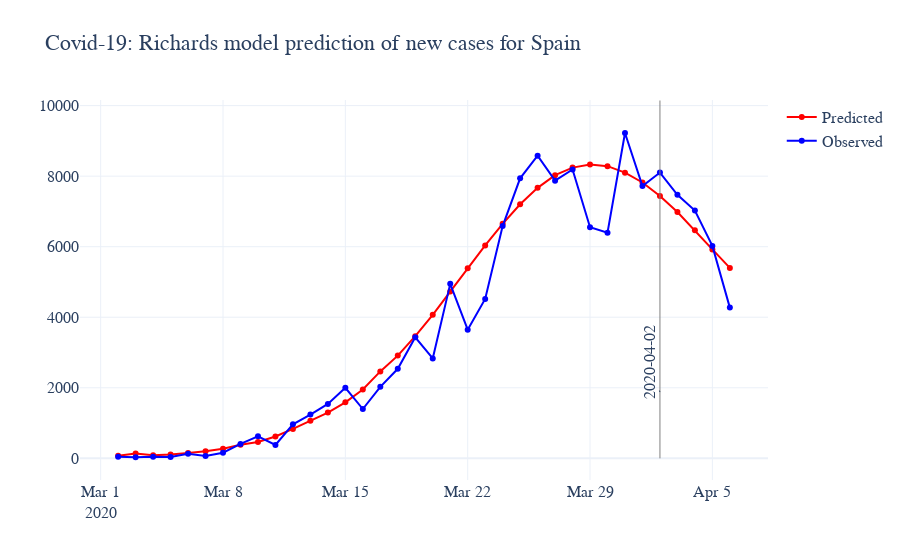

Notebook cell for this chart:
### Code cell
# Plot incidence of new cases
ymax_limit = max(df.new_cases.max(),df.new_cases.max())*1.10
yref_ycoord = min(df.new_cases.median(),df.new_cases.median())*0.6
date_max_plot = '2020-04-02' #str(df.date.values[len(df.dropna().acumulado.values)-1])[:10] # default value
fig = go.Figure(layout={'title': 'Covid-19: Richards model prediction of new cases for Spain',
                        'font': {'family': 'Courier', 'size': 16}})
fig.add_trace(go.Scatter(x=df.date, y=df.new_cases_pred, 
                         fill=None, mode='markers+lines', line_color='red', name="Predicted"))
fig.add_trace(go.Scatter(x=df.date, y=df.new_cases, 
                         fill=None, mode='markers+lines', line_color='blue', name="Observed"))
# Line Vertical
fig.add_shape(dict(type="line", x0=date_max_plot, y0=0, x1=date_max_plot, y1=ymax_limit, 
                   line=dict(color="gray", width=1)))
fig.update_layout(annotations=[dict(x=date_max_plot, y=yref_ycoord, xref="x", text=date_max_plot, textangle=-90)])
fig.update_layout(yaxis_tickformat = '6.0f')
fig.layout.template = 'plotly_white'
py.plot(fig, filename='results/Spain/incidence_pred.html',validate=False)
fig.show()

### Figure 1 — Plotly figure (JSON) as saved in the notebook; plotly's stock layout.template omitted (floating-point values rounded to 4 significant figures)
{"data": [{"line": {"color": "red"}, "mode": "markers+lines", "name": "Predicted", "type": "scatter", "x": ["2020-03-02T00:00:00", "2020-03-03T00:00:00", "2020-03-04T00:00:00", "2020-03-05T00:00:00", "2020-03-06T00:00:00", "2020-03-07T00:00:00", "2020-03-08T00:00:00", "2020-03-09T00:00:00", "2020-03-10T00:00:00", "2020-03-11T00:00:00", "2020-03-12T00:00:00", "2020-03-13T00:00:00", "2020-03-14T00:00:00", "2020-03-15T00:00:00", "2020-03-16T00:00:00", "2020-03-17T00:00:00", "2020-03-18T00:00:00", "2020-03-19T00:00:00", "2020-03-20T00:00:00", "2020-03-21T00:00:00", "2020-03-22T00:00:00", "2020-03-23T00:00:00", "2020-03-24T00:00:00", "2020-03-25T00:00:00", "2020-03-26T00:00:00", "2020-03-27T00:00:00", "2020-03-28T00:00:00", "2020-03-29T00:00:00", "2020-03-30T00:00:00", "2020-03-31T00:00:00", "2020-04-01T00:00:00", "2020-04-02T00:00:00", "2020-04-03T00:00:00", "2020-04-04T00:00:00", "2020-04-05T00:00:00", "2020-04-06T00:00:00"], "y": [76.01, 138.0, 90.25, 109.2, 154.4, 202.1, 272.6, 384.2, 464.3, 619.5, 834.4, 1063.0, 1297.0, 1588.0, 1951.0, 2464.0, 2912.0, 3463.0, 4070.0, 4727.0, 5390.0, 6034.0, 6648.0, 7203.0, 7668.0, 8028.0, 8242.0, 8329.0, 8283.0, 8099.0, 7820.0, 7440.0, 6983.0, 6468.0, 5923.0, 5399.0]}, {"line": {"color": "blue"}, "mode": "markers+lines", "name": "Observed", "type": "scatter", "x": ["2020-03-02T00:00:00", "2020-03-03T00:00:00", "2020-03-04T00:00:00", "2020-03-05T00:00:00", "2020-03-06T00:00:00", "2020-03-07T00:00:00", "2020-03-08T00:00:00", "2020-03-09T00:00:00", "2020-03-10T00:00:00", "2020-03-11T00:00:00", "2020-03-12T00:00:00", "2020-03-13T00:00:00", "2020-03-14T00:00:00", "2020-03-15T00:00:00", "2020-03-16T00:00:00", "2020-03-17T00:00:00", "2020-03-18T00:00:00", "2020-03-19T00:00:00", "2020-03-20T00:00:00", "2020-03-21T00:00:00", "2020-03-22T00:00:00", "2020-03-23T00:00:00", "2020-03-24T00:00:00", "2020-03-25T00:00:00", "2020-03-26T00:00:00", "2020-03-27T00:00:00", "2020-03-28T00:00:00", "2020-03-29T00:00:00", "2020-03-30T00:00:00", "2020-03-31T00:00:00", "2020-04-01T00:00:00", "2020-04-02T00:00:00", "2020-04-03T00:00:00", "2020-04-04T00:00:00", "2020-04-05T00:00:00", "2020-04-06T00:00:00"], "y": [46, 31, 48, 39, 128, 65, 159, 410, 623, 380, 966, 1241, 1544, 2000, 1398, 2027, 2538, 3431, 2833, 4946, 3646, 4517, 6584, 7937, 8578, 7871, 8189, 6549, 6398, 9222, 7719, 8102, 7472, 7026, 6023, 4273]}], "layout": {"annotations": [{"text": "2020-04-02", "textangle": -90, "x": "2020-04-02", "xref": "x", "y": 1879.0}], "font": {"family": "Courier", "size": 16}, "shapes": [{"line": {"color": "gray", "width": 1}, "type": "line", "x0": "2020-04-02", "x1": "2020-04-02", "y0": 0, "y1": 10140.0}], "title": {"text": "Covid-19: Richards model prediction of new cases for Spain"}, "yaxis": {"tickformat": "6.0f"}}}
